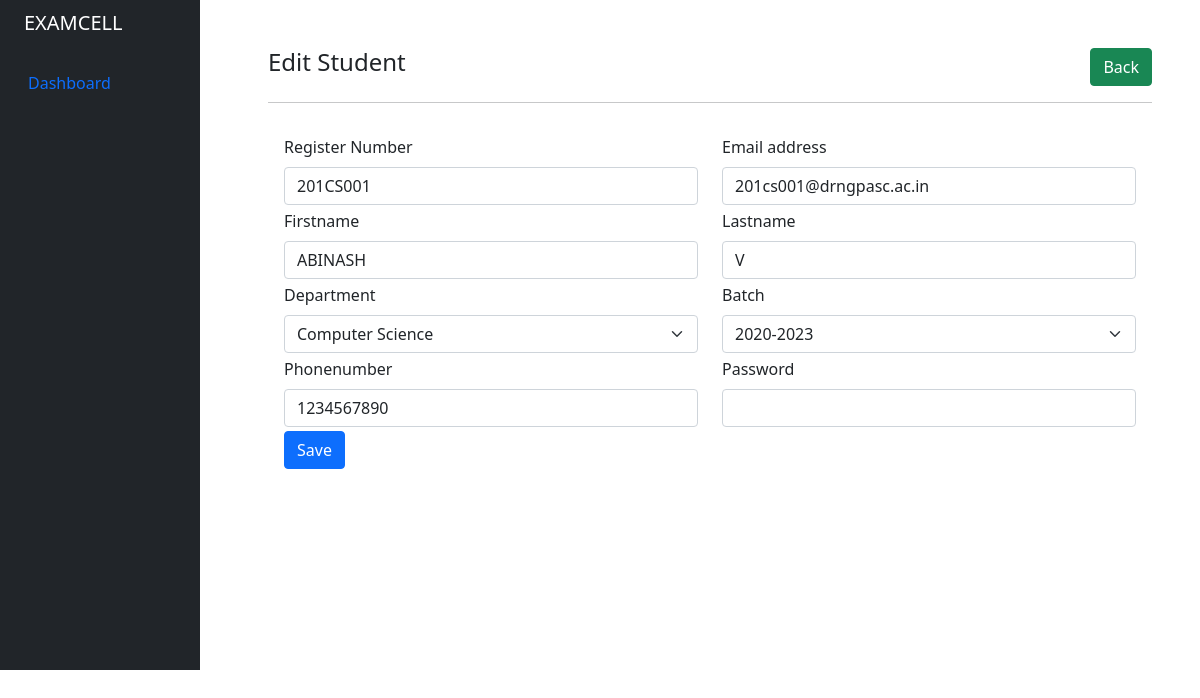
Page /admin/student_create_edit.php?id=226 (signed in) on the committed database.
### tables this page shows
CREATE TABLE `tbl_student` (
  `id` int(11) NOT NULL,
  `regno` varchar(100) NOT NULL,
  `email` varchar(100) NOT NULL,
  `firstname` varchar(50) NOT NULL,
  `lastname` varchar(50) NOT NULL,
  `phonenumber` varchar(30) DEFAULT NULL,
  `password` varchar(250) NOT NULL,
  `pass_code` varchar(250) DEFAULT NULL,
  `profile_image` varchar(191) DEFAULT NULL,
  `student_department` int(11) NOT NULL DEFAULT 0,
  `student_batch` int(11) NOT NULL DEFAULT 0,
  `active` int(11) NOT NULL DEFAULT 1,
  `media_path_slug` varchar(191) DEFAULT NULL,
  `created_at` datetime NOT NULL,
  `created_by` int(11) NOT NULL,
  `updated_at` datetime NOT NULL,
  `updated_by` int(11) NOT NULL
);

### admin/student_create_edit.php (the view, shortened to what this page needs)
<?php
include '../helpers/basic_helper.php';
if (isset($_SESSION['email']) && isset($_SESSION['id'])) {
    echo site_header();
?>
    <div class="container-fluid">
        <div class="row flex-nowrap">
            <?php echo site_navbar(); ?>
            <div class="after-side-content col py-5 px-5">
                <div class="row">
                    <div class="col-md-8">
                            <h4><?php echo isset($_GET['id'])?'Edit':'Add'; ?> Student</h4>
                    </div>
                    <div class="col-md-4">
                        <a href="student.php" class="btn btn-success rounded float-end">Back</a>
                    </div>
                </div>
                <hr>
                <?php include '../helpers/message.php'; ?>
                <div>
                <?php
                        if(isset($_GET['id']))
                        {
                            $student_id = mysqli_real_escape_string($conn, $_GET['id']);
                            $query = "SELECT * FROM tbl_student WHERE id='$student_id' ";
                            $query_run = mysqli_query($conn, $query);
                            if(mysqli_num_rows($query_run) > 0)
                            {
                                $student = mysqli_fetch_array($query_run);
                            }
                        }
                        ?>
                    <form action="controller.php" method="POST" class="p-3" id="student_form">
                        <div class="row mb-1">
                            <div class="col-md-6">
                                <label for="regno" class="form-label">Register Number</label>
                                <input type="text" class="form-control" id="regno" name="regno" value="<?php echo isset($student['regno'])?$student['regno']:''; ?>" autofocus required>
                            </div>
                            <div class="col-md-6">
                                <label for="email" class="form-label">Email address</label>
                                <input type="email" class="form-control" id="email" name="email" value="<?php echo isset($student['email'])?$student['email']:''; ?>" required>
                            </div>
                        </div>
                        <div class="row mb-1">
                            <div class="col-md-6">
                                <label for="firstname" class="form-label">Firstname</label>
                                <input type="text" class="form-control" id="firstname" name="firstname" value="<?php echo isset($student['firstname'])?$student['firstname']:''; ?>" required>
                            </div>
                            <div class="col-md-6">
                                <label for="lastname" class="form-label">Lastname</label>
                                <input type="text" class="form-control" id="lastname" name="lastname" value="<?php echo isset($student['lastname'])?$student['lastname']:''; ?>" required>
                            </div>
                        </div>
                        <div class="row mb-1">
                            <div class="col-md-6">
                                <label for="student_department" class="form-label">Department</label>
                                <select class="form-select" name="student_department" id="student_department" aria-label="Default select example" required>
                                    <?php
                                        $query = "SELECT * FROM tbl_department";
                                        $query_run = mysqli_query($conn, $query);
                                        if(mysqli_num_rows($query_run) > 0)
                                        {
                                            foreach ($query_run as $department) {
                                                $selected = '';
                                                if (isset($_GET['id'])) {
                                                    if ($department['id'] == $student['student_department']) {
                                                        $selected = 'selected';
                                                    }
                                                }
                                                echo "<option value='".$department['id']."' data-deptslug='".$department['deptslug']."' ".$selected.">".$department['deptname']."</option>";
                                            }
                                        }
                                    ?>
                                </select>
                            </div>
                            <div class="col-md-6">
                                <label for="student_batch" class="form-label">Batch</label>
                                <select class="form-select" name="student_batch" id="student_batch" aria-label="Default select example" required>
                                    <?php
                                        if (isset($_GET['id'])) {
                                            $dept = $student['student_department'];
                                            $query = "SELECT * FROM tbl_batch WHERE dept='$dept'";
                                            $query_run = mysqli_query($conn, $query);
                                            if(mysqli_num_rows($query_run) > 0)
                                            {
                                                foreach ($query_run as $batch) {
                                                    $selected = '';
                                                    if (isset($_GET['id'])) {
                                                        if ($batch['id'] == $student['student_batch']) {
                                                            $selected = 'selected';
                                                        }
                                                    }
                                                    echo "<option value='".$batch['id']."' ".$selected.">".$batch['batchyear']."</option>";
                                                }
                                            }
                                        }
                                    ?>
                                </select>
                            </div>
                        </div>
                        <div class="row mb-1">
                            <div class="col-md-6">
                                <label for="phonenumber" class="form-label">Phonenumber</label>
                                <input type="text" class="form-control" id="phonenumber" name="phonenumber" value="<?php echo isset($student['phonenumber'])?$student['phonenumber']:''; ?>" required>
                            </div>
                            <div class="col-md-6">
                                <label for="password" class="form-label">Password</label>
                                <input type="password" class="form-control" id="password" name="password" <?php echo isset($student['id'])?'':'required'?>>
                            </div>
                        </div>
                        <button type="submit" name="<?php echo isset($student['id'])?'update_student':'save_student'; ?>" class="btn btn-primary">Save</button>
                    </form>
                </div>
            </div>
        </div>
    </div>
<?php
    echo site_footer();
} else {
    header("Location: index.php");
}

### assets/styles.css (style rules this page uses)
.after-side-content { margin-left: 220px !important; }

### rows in the picture
tbl_student: regno "201CS001", email "201cs001@drngpasc.ac.in", firstname "ABINASH", lastname "V", phonenumber "1234567890"

### other values in the picture
form field student_department "Computer Science"
form field student_batch "2020-2023"
